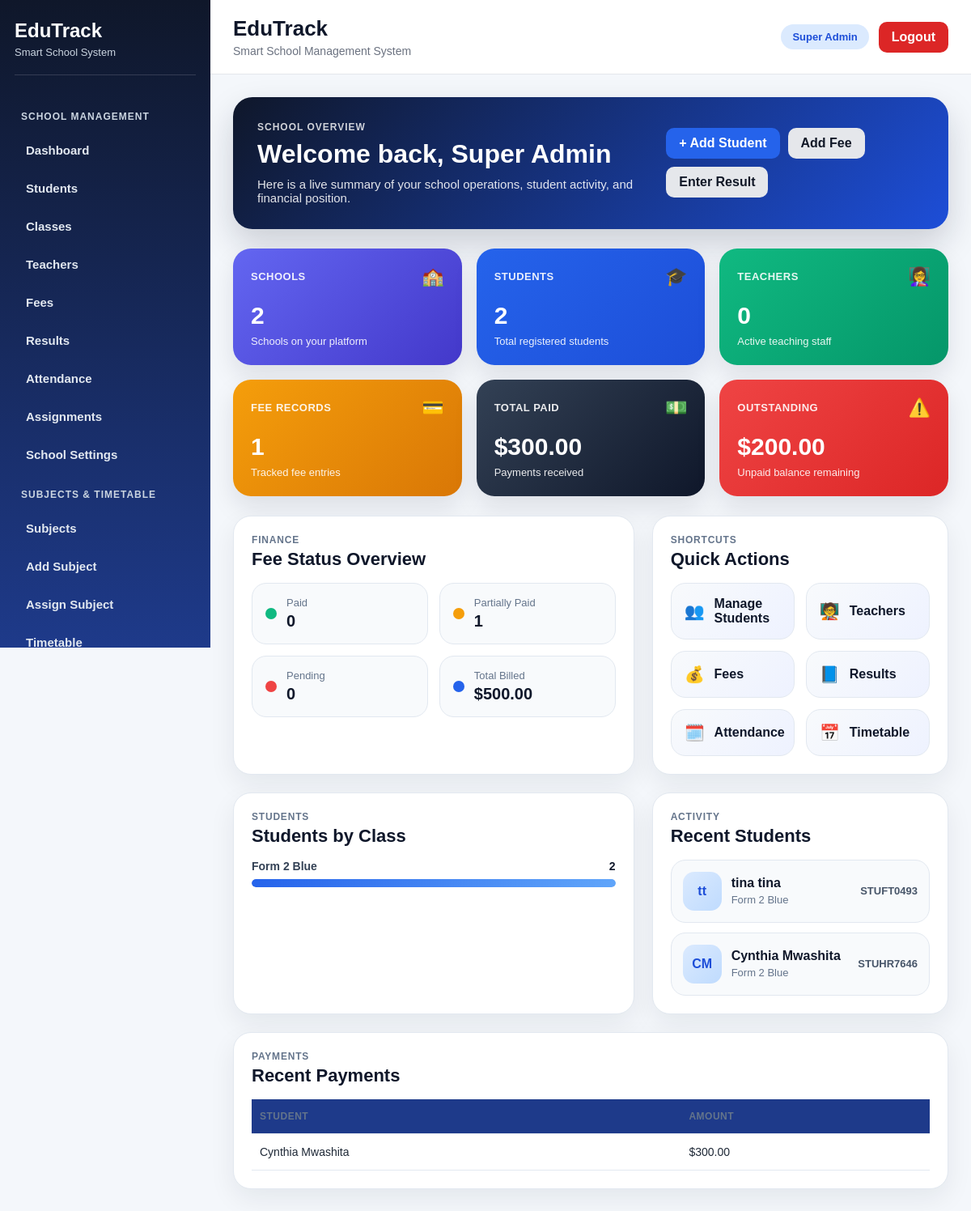
The app's page /dashboard (signed in) with its own data.
### tables this page shows
CREATE TABLE students (
            id INTEGER PRIMARY KEY AUTOINCREMENT,
            school_id INTEGER,
            student_number TEXT UNIQUE,
            first_name TEXT,
            last_name TEXT,
            birthday TEXT,
            gender TEXT,
            enrollment_date TEXT,
            leaving_year TEXT,
            class_name TEXT,
            boarding_status TEXT,
            home_address TEXT,
            mailing_address TEXT,
            student_phone TEXT,
            medical_info TEXT,
            emergency_contact TEXT,
            guardian1_name TEXT,
            guardian1_relationship TEXT,
            guardian1_phone TEXT,
            guardian1_whatsapp TEXT,
            guardian1_email TEXT,
            guardian2_name TEXT,
            guardian2_relationship TEXT,
            guardian2_phone TEXT,
            guardian2_whatsapp TEXT,
            guardian2_email TEXT,
            current_status TEXT
        );

CREATE TABLE fee_payments (
        id INTEGER PRIMARY KEY AUTOINCREMENT,
        school_id INTEGER,
        fee_id INTEGER,
        payment_date TEXT,
        amount_paid REAL,
        receipt_number TEXT
    );

### app.py (the view, shortened to what this page needs)
@app.route("/dashboard")
@login_required
@roles_required("school_admin", "super_admin")
def dashboard():
    school_id = session.get("school_id")
    role = session.get("role")
    if role == "super_admin":
        total_schools = fetch_one("SELECT COUNT(*) AS total FROM schools")["total"]
        total_students = fetch_one("SELECT COUNT(*) AS total FROM students")["total"]
        total_teachers = fetch_one("SELECT COUNT(*) AS total FROM teachers")["total"]
        total_users = fetch_one("SELECT COUNT(*) AS total FROM users")["total"]
        total_fee_records = fetch_one("SELECT COUNT(*) AS total FROM fees")["total"]
        fee_totals = fetch_one("""
            SELECT
                COALESCE(SUM(amount), 0) AS total_billed,
                COALESCE(SUM(paid_amount), 0) AS total_paid,
                COALESCE(SUM(balance), 0) AS total_balance
            FROM fees
        """)
        paid_count = fetch_one("SELECT COUNT(*) AS total FROM fees WHERE status = ?", ("Paid",))["total"]
        partial_count = fetch_one("SELECT COUNT(*) AS total FROM fees WHERE status = ?", ("Partially Paid",))["total"]
        pending_count = fetch_one("SELECT COUNT(*) AS total FROM fees WHERE status = ?", ("Pending",))["total"]
        students_by_class = fetch_all("""
            SELECT class_name, COUNT(*) AS total
            FROM students
            GROUP BY class_name
            ORDER BY class_name
        """)
        recent_students = fetch_all("""
            SELECT * FROM students
            ORDER BY id DESC
            LIMIT 5
        """)
        recent_payments = fetch_all("""
            SELECT fp.*, s.first_name, s.last_name
            FROM fee_payments fp
            JOIN fees f ON fp.fee_id = f.id
            JOIN students s ON f.student_id = s.id
            ORDER BY fp.id DESC
            LIMIT 5
        """)
    return render_template(
        "dashboard.html",
        total_schools=total_schools,
        total_students=total_students,
        total_teachers=total_teachers,
        total_users=total_users,
        total_fee_records=total_fee_records,
        total_billed=fee_totals["total_billed"] or 0,
        total_paid=fee_totals["total_paid"] or 0,
        total_balance=fee_totals["total_balance"] or 0,
        paid_count=paid_count,
        partial_count=partial_count,
        pending_count=pending_count,
        students_by_class=students_by_class,
        recent_students=recent_students,
        recent_payments=recent_payments
    )

### app.py (called while the page is built, shortened)
def is_postgres():
    return os.environ.get("DATABASE_URL") is not None

def get_db():
    if is_postgres():
        return psycopg2.connect(
            os.environ.get("DATABASE_URL"),
            cursor_factory=RealDictCursor
        )
    conn = sqlite3.connect(DB_PATH)
    conn.row_factory = sqlite3.Row
    return conn

def convert_query(query: str) -> str:
    if is_postgres():
        return query.replace("?", "%s")
    return query

def fetch_one(query, params=()):
    conn = get_db()
    cursor = conn.cursor()
    cursor.execute(convert_query(query), params)
    row = cursor.fetchone()
    conn.close()
    return row

def fetch_all(query, params=()):
    conn = get_db()
    cursor = conn.cursor()
    cursor.execute(convert_query(query), params)
    rows = cursor.fetchall()
    conn.close()
    return rows

def login_required(f):
    @wraps(f)
    def wrapper(*args, **kwargs):
        if "user_id" not in session:
            flash("Please log in first.", "warning")
            return redirect(url_for("login"))
        school_id = session.get("school_id")
        role = session.get("role")
        return f(*args, **kwargs)
    return wrapper

def roles_required(*allowed_roles):
    def decorator(f):
        @wraps(f)
        def wrapper(*args, **kwargs):
            if "user_id" not in session:
                flash("Please log in first.", "warning")
                return redirect(url_for("login"))
            role = session.get("role")
            return f(*args, **kwargs)
        return wrapper
    return decorator

### templates/dashboard.html (shortened to what this page needs)
{% extends "base.html" %}
{% block content %}
<div class="dashboard-hero">
    <div>
        <p class="dashboard-eyebrow">School Overview</p>
        <h2 class="dashboard-hero-title">
            Welcome back{% if session.get('full_name') %}, {{ session.get('full_name') }}{% endif %}
        </h2>
        <p class="dashboard-hero-text">
            Here is a live summary of your school operations, student activity, and financial position.
        </p>
    </div>
    <div class="dashboard-hero-actions">
        <a href="{{ url_for('add_student') }}" class="btn btn-primary">+ Add Student</a>
        <a href="{{ url_for('add_fee') }}" class="btn btn-secondary">Add Fee</a>
        <a href="{{ url_for('enter_result') }}" class="btn btn-secondary">Enter Result</a>
    </div>
</div>
<div class="dashboard-stat-grid">
    {% if session.get('role') == 'super_admin' %}
    <div class="metric-card metric-card-indigo">
        <div class="metric-top">
            <span class="metric-label">Schools</span>
            <span class="metric-icon">🏫</span>
        </div>
        <div class="metric-value">{{ total_schools|default(0) }}</div>
        <div class="metric-note">Schools on your platform</div>
    </div>
    {% endif %}
    <div class="metric-card metric-card-blue">
        <div class="metric-top">
            <span class="metric-label">Students</span>
            <span class="metric-icon">🎓</span>
        </div>
        <div class="metric-value">{{ total_students|default(0) }}</div>
        <div class="metric-note">Total registered students</div>
    </div>
    <div class="metric-card metric-card-emerald">
        <div class="metric-top">
            <span class="metric-label">Teachers</span>
            <span class="metric-icon">👩‍🏫</span>
        </div>
        <div class="metric-value">{{ total_teachers|default(0) }}</div>
        <div class="metric-note">Active teaching staff</div>
    </div>
    <div class="metric-card metric-card-amber">
        <div class="metric-top">
            <span class="metric-label">Fee Records</span>
            <span class="metric-icon">💳</span>
        </div>
        <div class="metric-value">{{ total_fee_records|default(0) }}</div>
        <div class="metric-note">Tracked fee entries</div>
    </div>
    <div class="metric-card metric-card-slate">
        <div class="metric-top">
            <span class="metric-label">Total Paid</span>
            <span class="metric-icon">💵</span>
        </div>
        <div class="metric-value">${{ "%.2f"|format(total_paid|default(0)) }}</div>
        <div class="metric-note">Payments received</div>
    </div>
    <div class="metric-card metric-card-rose">
        <div class="metric-top">
            <span class="metric-label">Outstanding</span>
            <span class="metric-icon">⚠️</span>
        </div>
        <div class="metric-value">${{ "%.2f"|format(total_balance|default(0)) }}</div>
        <div class="metric-note">Unpaid balance remaining</div>
    </div>
</div>
<div class="dashboard-layout">
    <section class="dashboard-panel premium-surface">
        <div class="panel-header-row">
            <div>
                <p class="panel-kicker">Finance</p>
                <h3>Fee Status Overview</h3>
            </div>
        </div>
        <div class="status-tiles">
            <div class="status-tile">
                <span class="status-dot status-dot-green"></span>
                <div>
                    <p>Paid</p>
                    <strong>{{ paid_count|default(0) }}</strong>
                </div>
            </div>
            <div class="status-tile">
                <span class="status-dot status-dot-yellow"></span>
                <div>
                    <p>Partially Paid</p>
                    <strong>{{ partial_count|default(0) }}</strong>
                </div>
            </div>
            <div class="status-tile">
                <span class="status-dot status-dot-red"></span>
                <div>
                    <p>Pending</p>
                    <strong>{{ pending_count|default(0) }}</strong>
                </div>
            </div>
            <div class="status-tile">
                <span class="status-dot status-dot-blue"></span>
                <div>
                    <p>Total Billed</p>
                    <strong>${{ "%.2f"|format(total_billed|default(0)) }}</strong>
                </div>
            </div>
        </div>
    </section>
    <section class="dashboard-panel premium-surface">
        <div class="panel-header-row">
            <div>
                <p class="panel-kicker">Shortcuts</p>
                <h3>Quick Actions</h3>
            </div>
        </div>
        <div class="dashboard-shortcuts">
            <a href="{{ url_for('students') }}" class="shortcut-card"><span class="shortcut-icon">👥</span><span>Manage Students</span></a>
            <a href="{{ url_for('teachers') }}" class="shortcut-card"><span class="shortcut-icon">🧑‍🏫</span><span>Teachers</span></a>
            <a href="{{ url_for('fees') }}" class="shortcut-card"><span class="shortcut-icon">💰</span><span>Fees</span></a>
            <a href="{{ url_for('results') }}" class="shortcut-card"><span class="shortcut-icon">📘</span><span>Results</span></a>
            <a href="{{ url_for('attendance') }}" class="shortcut-card"><span class="shortcut-icon">🗓️</span><span>Attendance</span></a>
            <a href="{{ url_for('timetable') }}" class="shortcut-card"><span class="shortcut-icon">📅</span><span>Timetable</span></a>
        </div>
    </section>
    <section class="dashboard-panel premium-surface">
        <div class="panel-header-row">
            <div>
                <p class="panel-kicker">Students</p>
                <h3>Students by Class</h3>
            </div>
        </div>
        <div class="class-stack">
            {% for item in students_by_class|default([]) %}
            <div class="class-row">
                <div class="class-row-text">
                    <span>{{ item.class_name or 'Unassigned' }}</span>
                    <strong>{{ item.total }}</strong>
                </div>
                <div class="class-bar-track">
                    {% set width = ((item.total / total_students) * 100) if total_students|default(0) and item.total else 0 %}
                    <div class="class-bar-fill" style="width: {{ width }}%;"></div>
                </div>
            </div>
            {% else %}
            <div class="empty-state-lite">No class data available.</div>
            {% endfor %}
        </div>
    </section>
    <section class="dashboard-panel premium-surface">
        <div class="panel-header-row">
            <div>
                <p class="panel-kicker">Activity</p>
                <h3>Recent Students</h3>
            </div>
        </div>
        <div class="activity-list">
            {% for student in recent_students|default([]) %}
            <div class="activity-item">
                <div class="activity-avatar">
                    {{ (student.first_name or 'S')[0] }}{{ (student.last_name or '')[:1] }}
                </div>
                <div class="activity-content">
                    <strong>{{ student.first_name }} {{ student.last_name }}</strong>
                    <span>{{ student.class_name or '-' }}</span>
                </div>
                <div class="activity-meta">{{ student.student_number or '-' }}</div>
            </div>
            {% else %}
            <div class="empty-state-lite">No recent students found.</div>
            {% endfor %}
        </div>
    </section>
    <section class="dashboard-panel premium-surface dashboard-panel-wide">
        <div class="panel-header-row">
            <div>
                <p class="panel-kicker">Payments</p>
                <h3>Recent Payments</h3>
            </div>
        </div>
        <div class="payments-table-wrap">
            <table class="dashboard-mini-table">
                <thead>
                    <tr>
                        <th>Student</th>
                        <th>Amount</th>
                    </tr>
                </thead>
                <tbody>
                    {% for payment in recent_payments|default([]) %}
                    <tr>
                        <td>{{ payment.first_name }} {{ payment.last_name }}</td>
                        <td>${{ "%.2f"|format(payment.amount_paid or 0) }}</td>
                    </tr>
                    {% else %}
                    <tr>
                        <td colspan="2">No recent payments found.</td>
                    </tr>
                    {% endfor %}
                </tbody>
            </table>
        </div>
    </section>
</div>
{% endblock %}

### templates/base.html (shortened to what this page needs)
<!DOCTYPE html>
<html lang="en">
<head>
    <link rel="stylesheet" href="{{ url_for('static', filename='style.css') }}">
</head>
<body>
    <div class="main-layout">
        {% if session.get('user_id') %}
        <aside class="sidebar">
            <div class="sidebar-brand">
                <h2>EduTrack</h2>
                <p>Smart School System</p>
            </div>
            <nav class="sidebar-menu">
                {% if session.get('role') in ['school_admin', 'super_admin'] %}
                    <div class="menu-section-title">School Management</div>
                    <a href="{{ url_for('dashboard') }}" class="nav-link">Dashboard</a>
                    <a href="{{ url_for('students') }}" class="nav-link">Students</a>
                    <a href="{{ url_for('classes') }}" class="nav-link">Classes</a>
                    <a href="{{ url_for('teachers') }}" class="nav-link">Teachers</a>
                    <a href="{{ url_for('fees') }}" class="nav-link">Fees</a>
                    <a href="{{ url_for('results') }}" class="nav-link">Results</a>
                    <a href="{{ url_for('attendance') }}" class="nav-link">Attendance</a>
                    <a href="{{ url_for('assignments') }}" class="nav-link">Assignments</a>
                    <a href="{{ url_for('school_settings') }}" class="nav-link">School Settings</a>
                    <div class="menu-section-title">Subjects & Timetable</div>
                    <a href="{{ url_for('subjects') }}" class="nav-link">Subjects</a>
                    <a href="{{ url_for('add_subject') }}" class="nav-link">Add Subject</a>
                    <a href="{{ url_for('assign_teacher') }}" class="nav-link">Assign Subject</a>
                    <a href="{{ url_for('timetable') }}" class="nav-link">Timetable</a>
                {% endif %}
            </nav>
        </aside>
        {% endif %}
        <div class="content-area">
            {% if session.get('user_id') %}
            <header class="topbar">
                <div>
                    <h1 class="topbar-title">EduTrack</h1>
                    <p class="topbar-subtitle">Smart School Management System</p>
                </div>
                <div class="topbar-actions">
                    <span class="role-badge">
                        {{ session.get('role', 'user')|replace('_', ' ')|title }}
                    </span>
                    <a href="{{ url_for('logout') }}" class="btn btn-danger">Logout</a>
                </div>
            </header>
            {% endif %}
            <main class="page-content">
                {% block content %}{% endblock %}
            </main>
        </div>
    </div>
</body>
</html>

### records on screen
students: class_name "Form 2 Blue", total "2", {{ width }} 100.0 (drawn), first_name "t", last_name "t", first_name "tina", last_name "tina", student_number "STUFT0493"
students: first_name "C", last_name "M", first_name "Cynthia", last_name "Mwashita", class_name "Form 2 Blue", student_number "STUHR7646"
fee_payments: first_name "Cynthia", last_name "Mwashita", amount_paid "300.00"

### other values on screen
{{ session.get('role', 'user')|replace('_', ' ')|title }} "Super Admin"
{{ session.get('full_name') }} "Super Admin"
{{ total_schools|default(0) }} "2"
{{ total_students|default(0) }} "2"
{{ total_teachers|default(0) }} "0"
{{ total_fee_records|default(0) }} "1"
{{ "%.2f"|format(total_paid|default(0)) }} "300.00"
{{ "%.2f"|format(total_balance|default(0)) }} "200.00"
{{ paid_count|default(0) }} "0"
{{ partial_count|default(0) }} "1"
{{ pending_count|default(0) }} "0"
{{ "%.2f"|format(total_billed|default(0)) }} "500.00"
